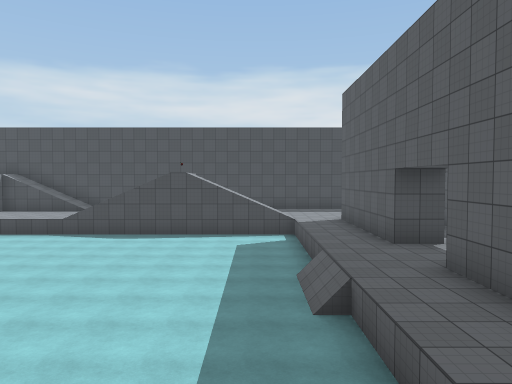
view 1 (above)

22 first-person views from a walk through a scene from a Unity 3-D project. The camera is 1.5 m above the floor, tilts 2° down and sees 70° across. The floor is counted in squares, 2 m on a side. Each view is taken from the middle of a square. On the plan, view 1 faces up. The plan holds only what a view shows up to about 11 squares ahead; the rest is blank. The place goes on beyond the plan. The player is left out. Some animated figures are not drawn. Surface patterns are stand-ins for the level's own textures.

view 2
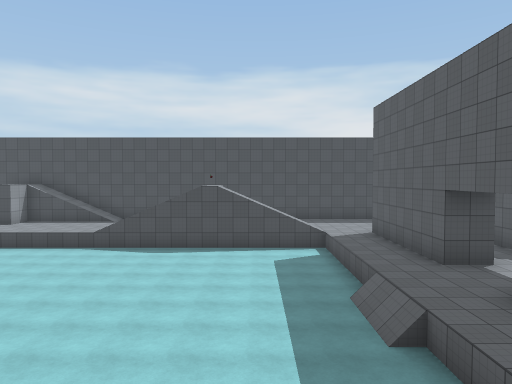

view 3
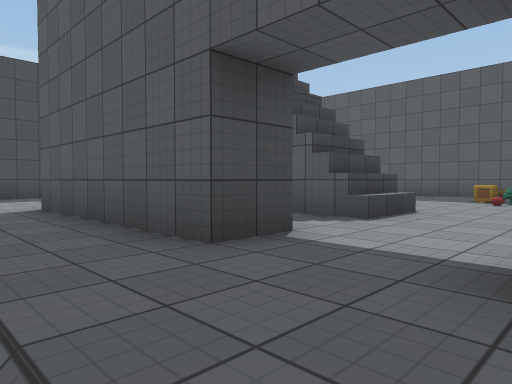

view 4
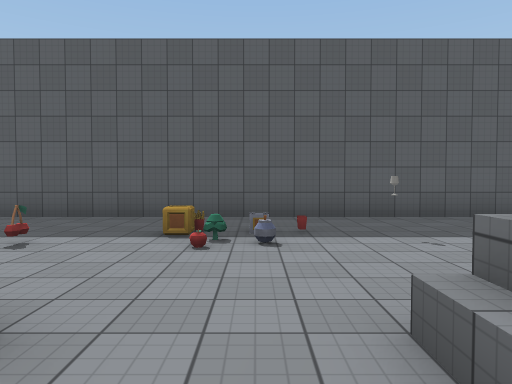

view 5
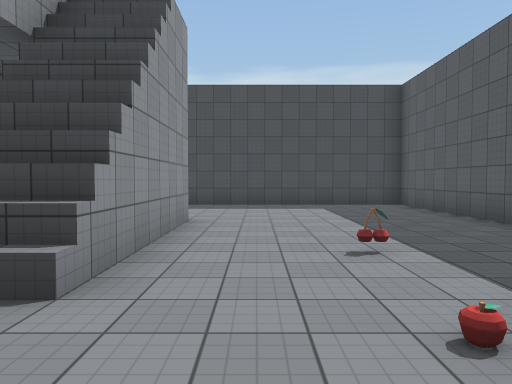

view 6
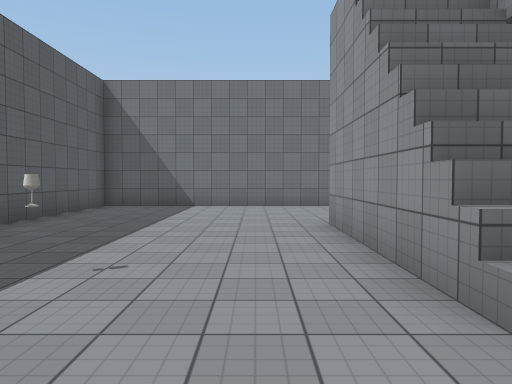

view 7
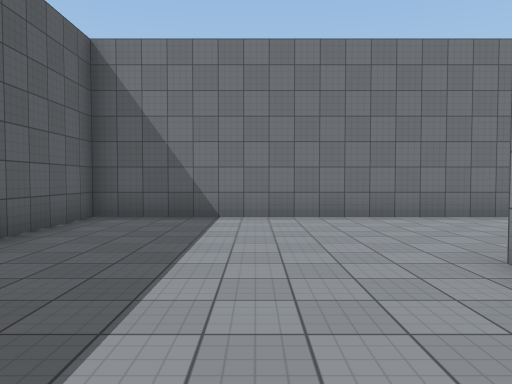

view 8
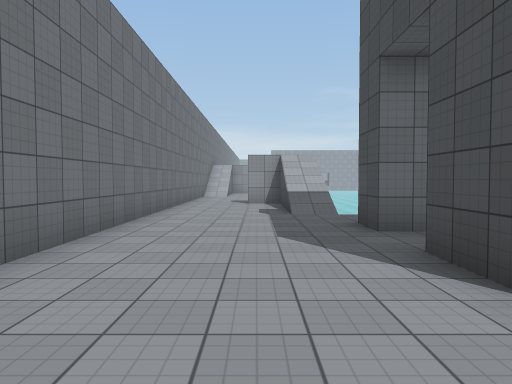

view 9
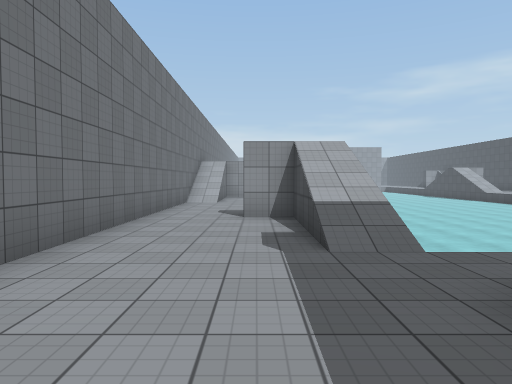

view 10
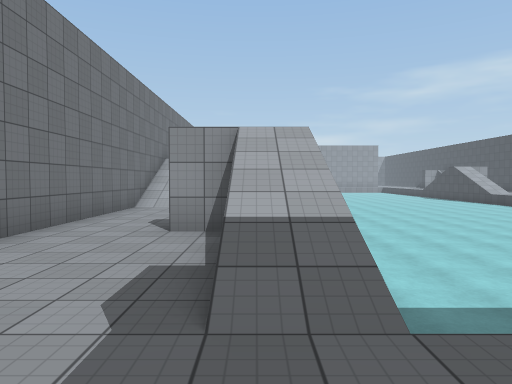

view 11
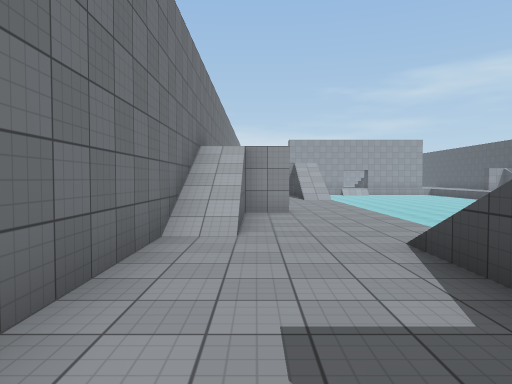

view 12
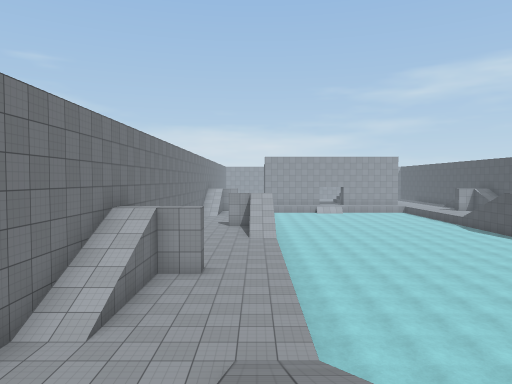

view 13
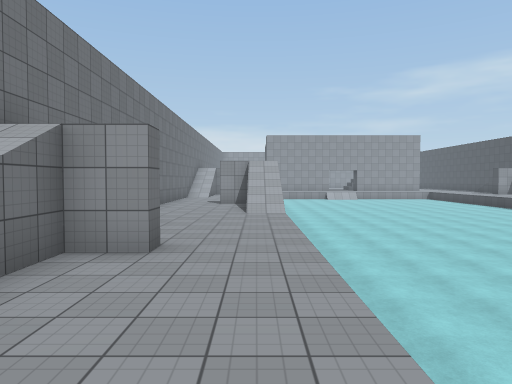

view 14
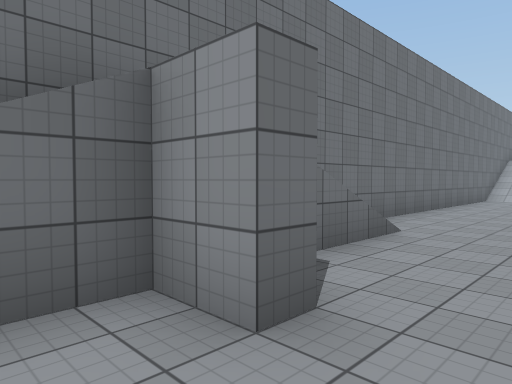

view 15
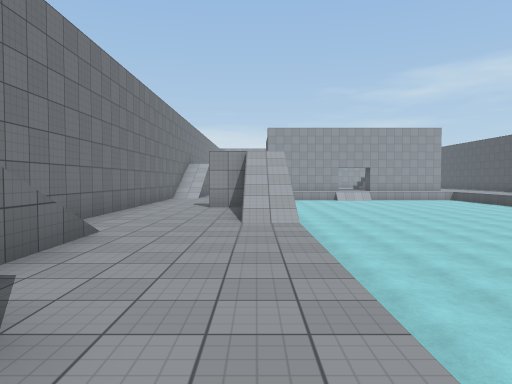

view 16
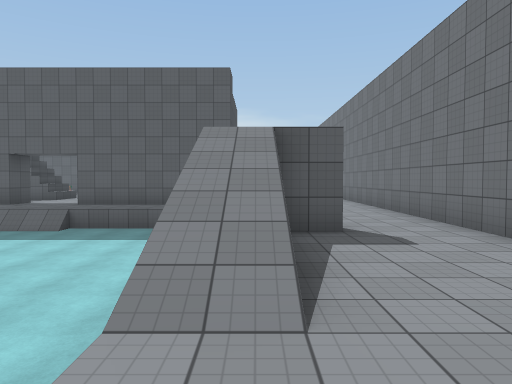

view 17
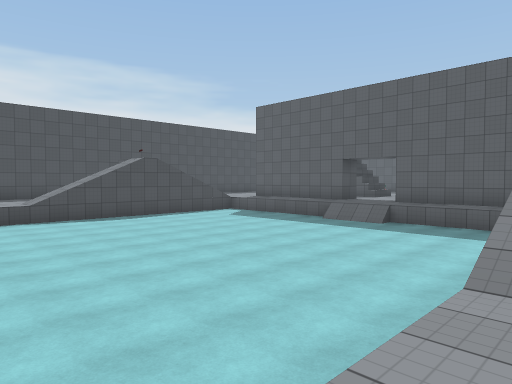

view 18
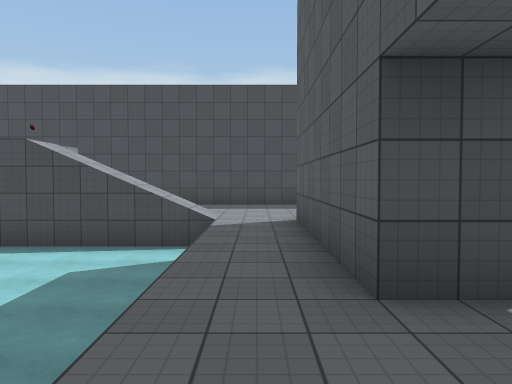

view 19
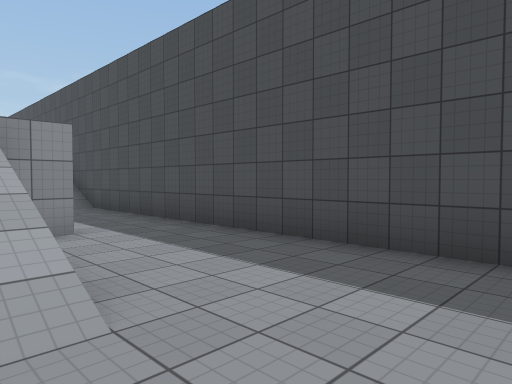

view 20
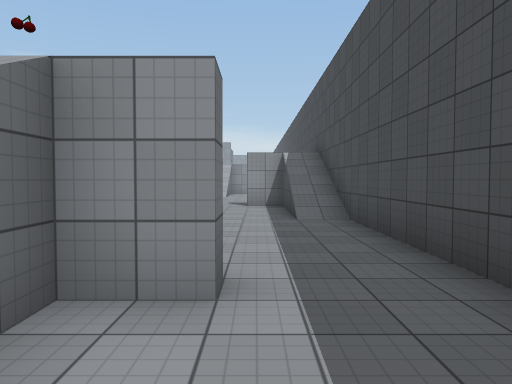

view 21
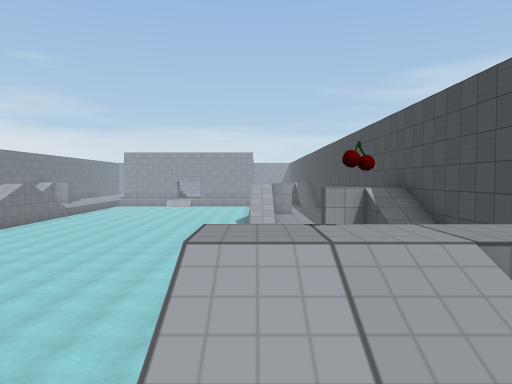

view 22
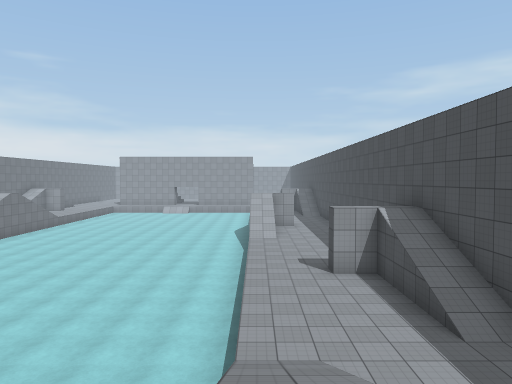

### Floor plan
Key: @ floor where view 1 was taken; # wall or solid block; . main floor; - floor 1 m lower than the main floor; : floor 2.75 m higher than the main floor; + floor 3 m higher than the main floor; / step, stairs or slope; ^ raised ledge; A apple; O other object.
Columns run from 20 left of view 1 to 13 right of it. Each row starts with its distance up from view 1.
 16        ###########################
 15          /////..........  .......#
 14        ../.......#......  .......#
 13        ..........#......   ......#
 12        .......///:////..   ......#
 11        ---------------.#  #......#
 10        ---------------.#  #......#
  9        ---------------.# .#..O...#
  8        ---------------.#..#......#
  7 -- --  ---------------.......AO..#
  6 ---------------------/.......OO..#
  5 ---------------------/.#. ^...O..#
  4 ----------------------.#  #......#
  3 ----------------------.#  #......#
  2 ----------------------.#  #......#
  1 ----------------------.#..#......#
  0  +///.........//////@/...........#
 -1  +.......#......./...............#
 -2 ......... .......................#
 -3 ......////////...................#
 -4 ##################################

Positions as (right, up) in squares from view 1, and headings:
1: (0, 0), facing up
2: (-1, 0), facing up
3: (1, 5), facing up-right
4: (5, 6), facing right
5: (8, 5), facing up
6: (8, 7), facing down
7: (9, 4), facing down
8: (9, -1), facing left
9: (5, -1), facing left
10: (3, 0), facing left
11: (-2, -2), facing left
12: (-2, 0), facing left
13: (-6, 0), facing left
14: (-9, 0), facing down-left
15: (-9, 0), facing left
16: (-8, 0), facing right
17: (-9, 0), facing up-right
18: (2, 5), facing up
19: (3, 12), facing up-left
20: (0, 14), facing left
21: (-1, 12), facing left
22: (-2, 12), facing left
